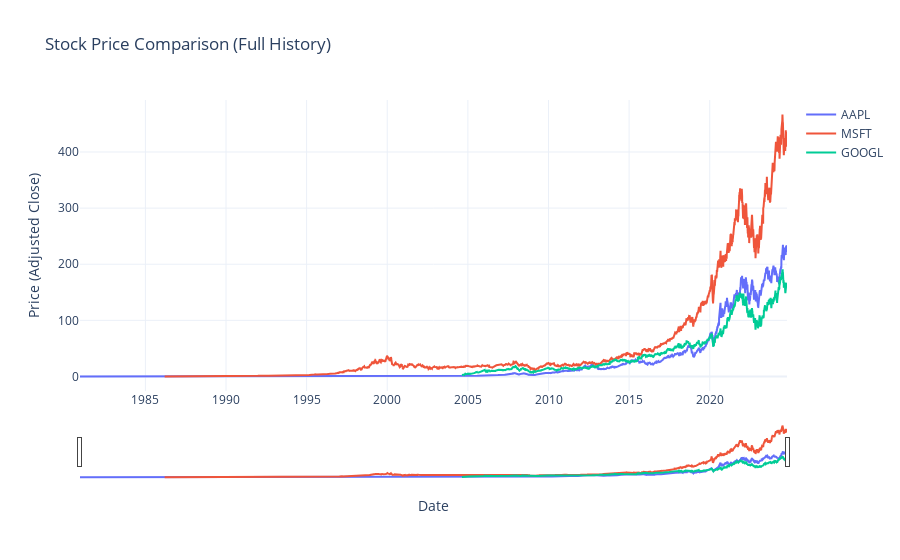

This figure's notebook cell:
### Code cell
def fetch_full_history(tickers):
    data = pd.DataFrame()

    for ticker in tickers:
        stock = yf.Ticker(ticker)
        hist = stock.history(period="max")
        data[ticker] = hist['Close']
    
    return data

def plot_interactive_chart(data, tickers):
    fig = go.Figure()

    for ticker in tickers:
        fig.add_trace(go.Scatter(x=data.index, y=data[ticker], mode='lines', name=ticker))

    fig.update_layout(
        title="Stock Price Comparison (Full History)",
        xaxis_title="Date",
        yaxis_title="Price (Adjusted Close)",
        hovermode="x",
        xaxis_rangeslider_visible=True, 
        template="plotly_white"
    )

    fig.show()

tickers = ["AAPL", "MSFT", "GOOGL"]

data = fetch_full_history(tickers)

plot_interactive_chart(data, tickers)

### Figure 1 — Plotly figure (JSON) as saved in the notebook; plotly's stock layout.template omitted (floating-point values rounded to 4 significant figures; data arrays with more than 128 entries replaced by an {"elided": "..."} marker saying what was removed)
{"data": [{"mode": "lines", "name": "AAPL", "type": "scatter", "x": {"elided": "11053 str values"}, "y": {"elided": "11053 float values"}}, {"mode": "lines", "name": "MSFT", "type": "scatter", "x": {"elided": "11053 str values"}, "y": {"elided": "11053 float values"}}, {"mode": "lines", "name": "GOOGL", "type": "scatter", "x": {"elided": "11053 str values"}, "y": {"elided": "11053 float values"}}], "layout": {"hovermode": "x", "title": {"text": "Stock Price Comparison (Full History)"}, "xaxis": {"rangeslider": {"visible": true}, "title": {"text": "Date"}}, "yaxis": {"title": {"text": "Price (Adjusted Close)"}}}}
